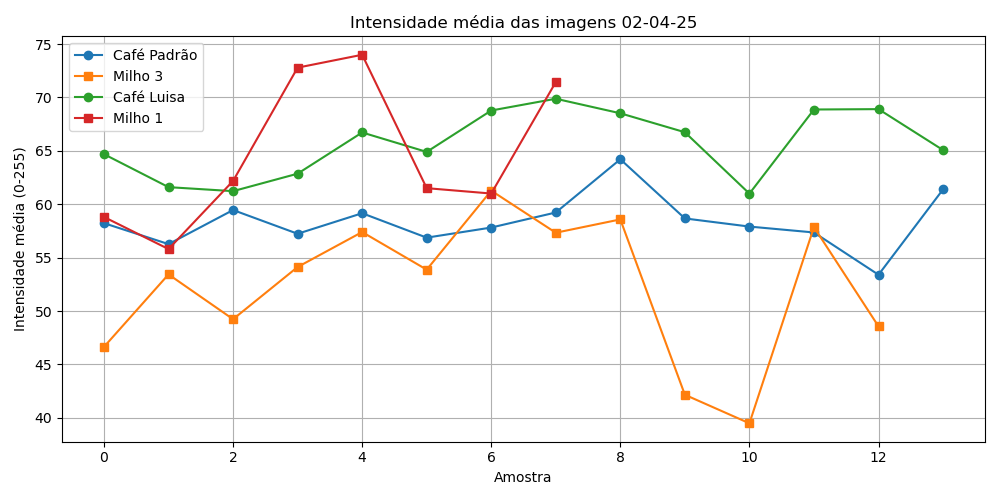
#> input picture resultados/intensidade_comparacao_02-04-25_1T.png, 1000 x 500 px, given as the content of the folder ve/Documentos/projetos/imagens/imagens-separadas/1T/01-04-25, which was not available
$ python intensidade.py
#> lines starting #> are read from the running program, lines starting #| are printed output that depends on the picture; pictures that were not available may be replaced by others from this repository, and a replacement may not be noted
import cv2
import numpy as np
import os
import matplotlib.pyplot as plt

# Caminho da pasta com as imagens
pasta = r"C:\Users\pedro\OneDrive\Documentos\projetos\imagens\imagens-separadas\1T\01-04-25"

# Dicionário para armazenar intensidades
intensidades = {"cafe": [], "milho": []}

# Loop nas imagens
for nome_arquivo in os.listdir(pasta):
    if nome_arquivo.endswith((".png", ".jpg", ".jpeg")):
        caminho = os.path.join(pasta, nome_arquivo)
        imagem = cv2.imread(caminho, cv2.IMREAD_GRAYSCALE)
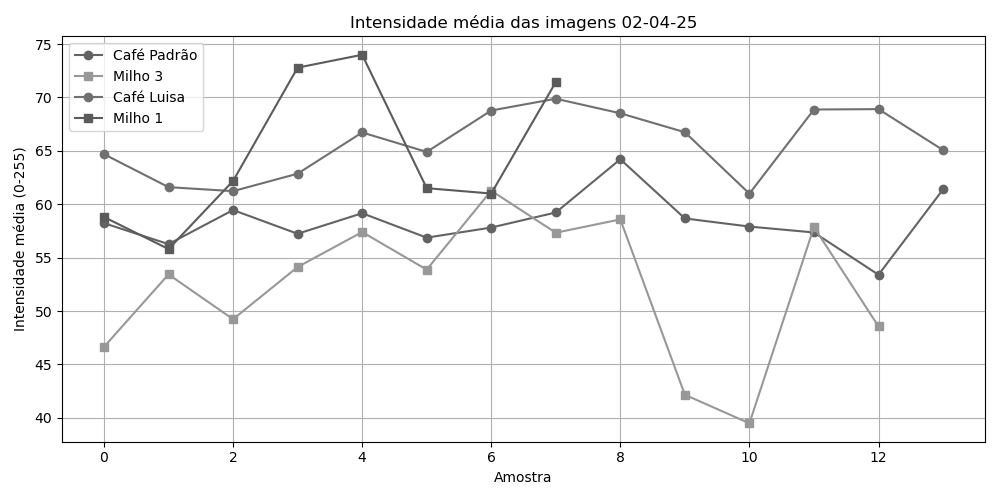
#> imagem: shape (500, 1000); min 0, max 255, mean 246.9
        intensidade = np.mean(imagem)
#> intensidade = 246.9

        if "cafe" in nome_arquivo.lower():
            intensidades["cafe"].append(intensidade)
        elif "milho" in nome_arquivo.lower():
            intensidades["milho"].append(intensidade)

# Exibir resultados
print("Intensidade média - Café:", intensidades["cafe"])
print("Intensidade média - Milho:", intensidades["milho"])

# Plotar gráfico de comparação
plt.figure(figsize=(10, 5))
plt.plot(intensidades["cafe"], 'o-', label='Café')
plt.plot(intensidades["milho"], 's-', label='Milho')
plt.title("Intensidade média das imagens 01-04-25")
plt.xlabel("Amostra")
plt.ylabel("Intensidade média (0-255)")
plt.legend()
plt.grid(True)
plt.tight_layout()
# Criar pasta "resultados" se não existir
pasta_resultados = r"C:\Users\pedro\OneDrive\Documentos\projetos\resultados"
os.makedirs(pasta_resultados, exist_ok=True)

# Salvar o gráfico na pasta "resultados"
caminho_grafico = os.path.join(pasta_resultados, "intensidade_comparacao_01-04-25.png")
plt.savefig(caminho_grafico)
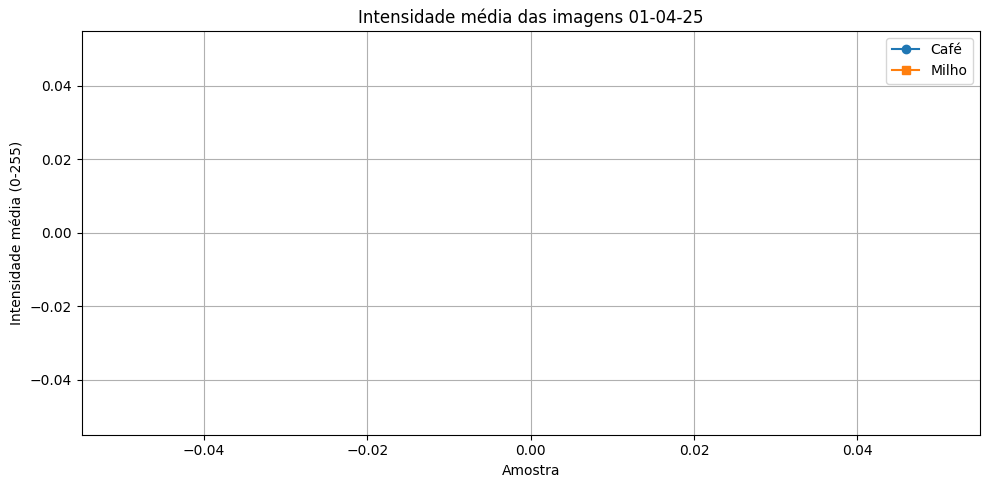
#> figure drawn by matplotlib, 1 panel
print(f"Gráfico salvo em: {caminho_grafico}")
plt.show()

$ run again, on resultados/intensidade_comparacao_02-04-25_4T.png
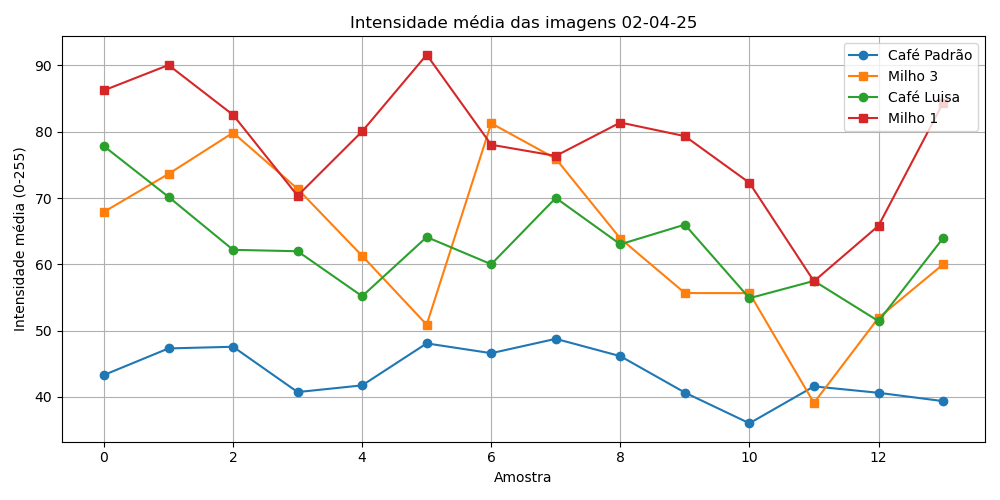
#> input picture resultados/intensidade_comparacao_02-04-25_4T.png, 1000 x 500 px, given as the content of the folder ve/Documentos/projetos/imagens/imagens-separadas/1T/01-04-25, which was not available
#> `imagem = cv2.imread(caminho, cv2.IMREAD_GRAYSCALE)`:
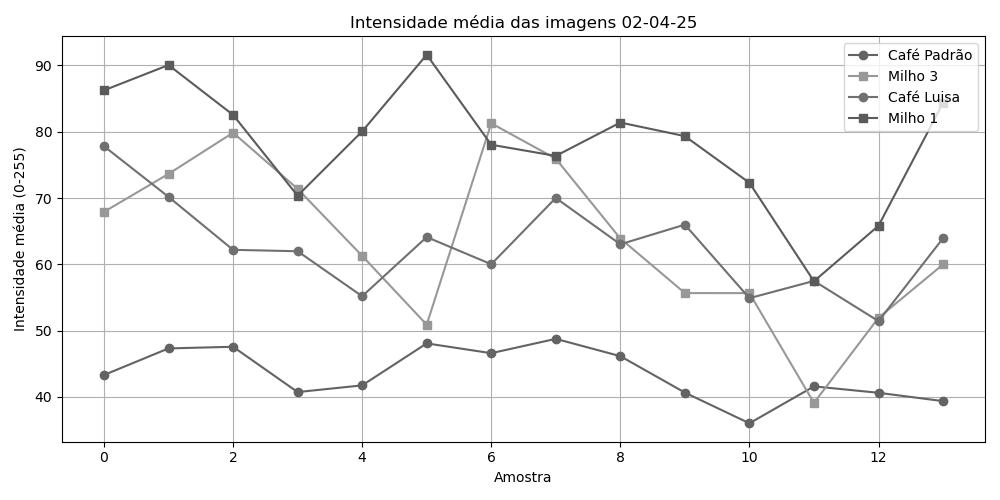
#> imagem: shape (500, 1000); min 0, max 255, mean 246.9
#> intensidade = 246.9

$ run again, on resultados/intensidade_comparacao_02-04-25_7T.png
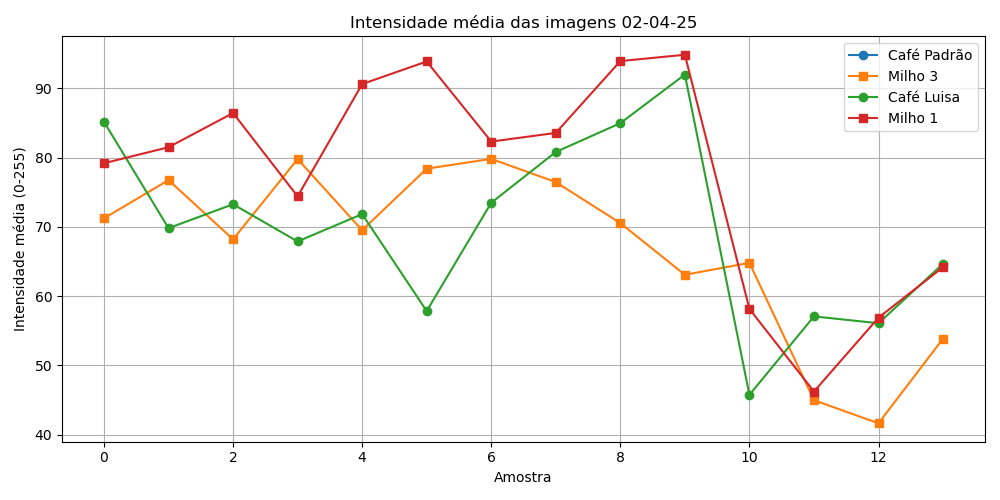
#> input picture resultados/intensidade_comparacao_02-04-25_7T.png, 1000 x 500 px, given as the content of the folder ve/Documentos/projetos/imagens/imagens-separadas/1T/01-04-25, which was not available
#> `imagem = cv2.imread(caminho, cv2.IMREAD_GRAYSCALE)`:
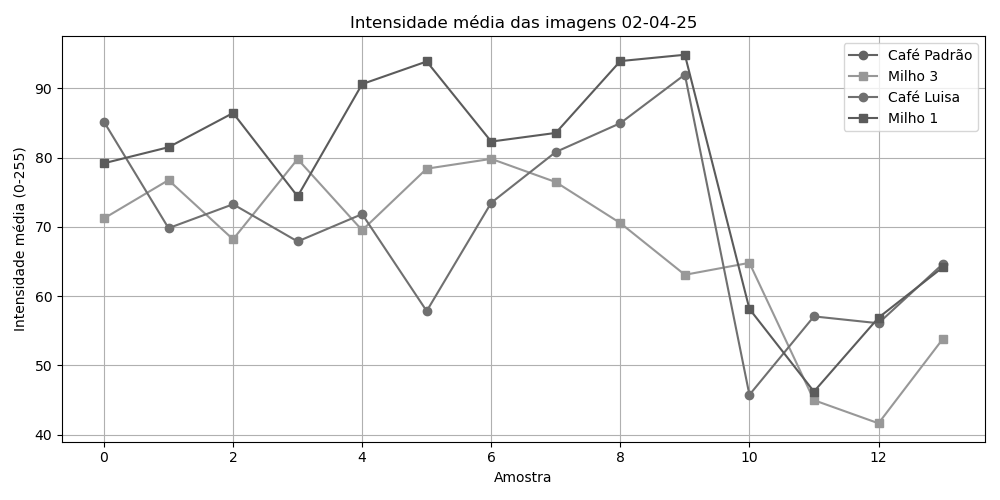
#> imagem: shape (500, 1000); min 0, max 255, mean 247.4
#> intensidade = 247.4
